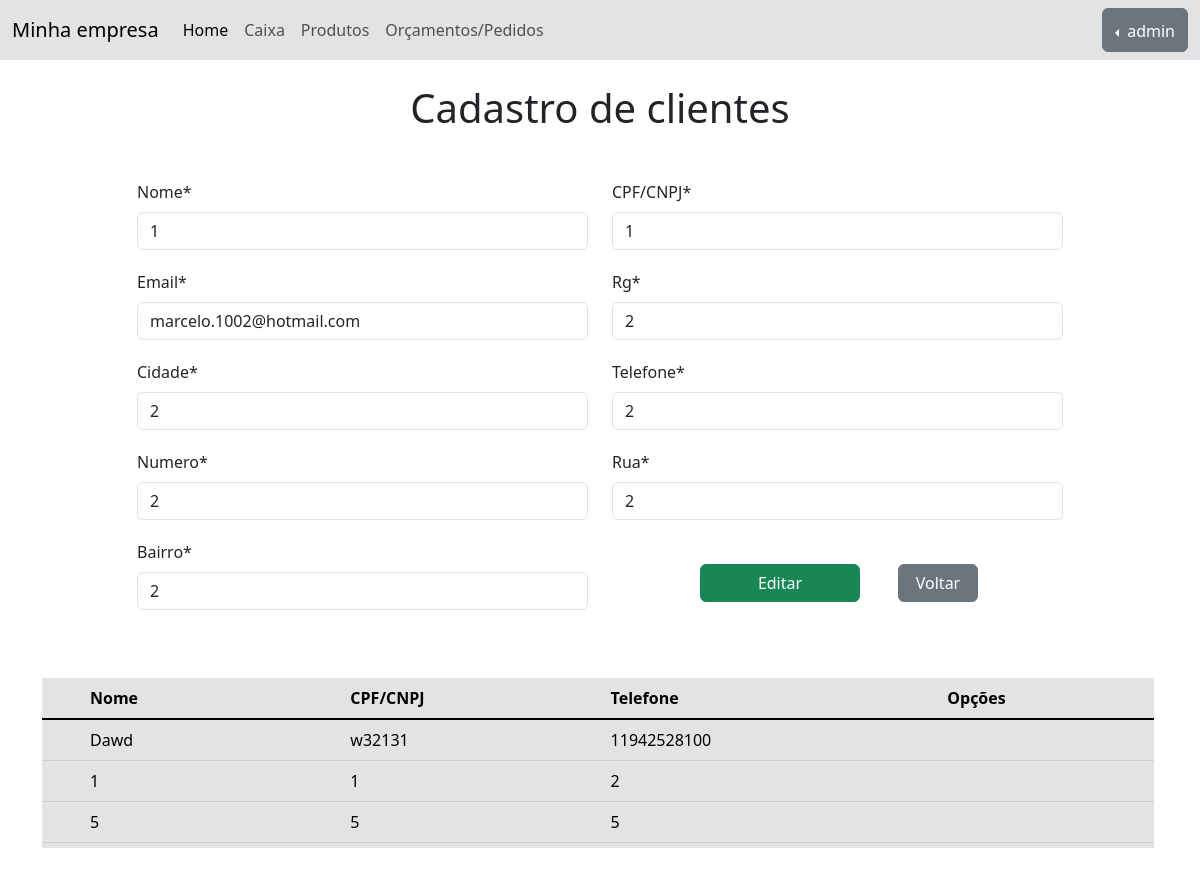
The app's page /clientes/update_cliente/6 (signed in) with its own data.
### clientes/models.py (models this page shows, shortened)
class Cliente(models.Model):
    nome = models.CharField(max_length=50)
    cpf = models.CharField(max_length=11, verbose_name='CPF/CNPJ')
    email = models.EmailField(max_length=50, null=True)
    rg = models.CharField(max_length=20, null=True)
    cidade = models.CharField(max_length=25)
    telefone = models.CharField(max_length=20)
    numero = models.IntegerField()
    rua = models.CharField(max_length=60, null=True)
    bairro = models.CharField(max_length=20)

### clientes/views.py (the view)
# urls.py: path('update_cliente/<int:pk>', ClienteUpdate.as_view(), name="update_cliente"),
class ClienteUpdate(LoginRequiredMixin, UpdateView, ListView):
    model = Cliente
    form_class = ClienteForm
    template_name = 'cadastrar_cliente.html'
    success_url = reverse_lazy('cadastrar_cliente')
    def get_context_data(self, **kwargs):
        context = super().get_context_data(**kwargs)
        submitCliente = 'Editar'
        context['submitCliente'] = submitCliente
        return context

### clientes/templates/cadastrar_cliente.html (shortened to what this page needs)
{% extends 'bases/base.html' %} {% load static %} {% load crispy_forms_tags %} {% block 'head' %}
<link href="{% static 'clientes/css/clientes.css' %}" rel="stylesheet"> {% endblock %} {% block 'buttons' %}
<div class="collapse navbar-collapse" id="navbarNav">
    <ul class="navbar-nav">
        <li class="nav-item">
            <a class="nav-link active" aria-current="page" href="{% url 'home' %}">Home</a>
        </li>
        <li class="nav-item">
            <a class="nav-link" href="#">Caixa</a>
        </li>
        <li class="nav-item">
            <a class="nav-link" href="{% url 'tabela_produtos' %}">Produtos</a>
        </li>
        <li class="nav-item">
            <a class="nav-link" href="#">Orçamentos/Pedidos</a>
        </li>
    </ul>
</div>
{% endblock %} {% block 'body' %}
<div class="container pb-5">
    <div class="display-6 text-center mb-5 mt-4">Cadastro de clientes</div>
    <form action="" method="POST">
        {% csrf_token %} {% crispy form %}
    </form>
    <div class="row mt-5">
        <div class="table-responsive scrollbar pe-3">
            <table class="table table-secondary">
                <thead>
                    <tr>
                        <th class="ps-lg-5 ps-md-4">Nome</th>
                        <th>CPF/CNPJ</th>
                        <th>Telefone</th>
                        <th>Opções</th>
                    </tr>
                </thead>
                <tbody class="table-group-divider">
                    {% for cliente in object_list %}
                    <tr>
                        <td class="ps-lg-5 ps-md-4">{{ cliente.nome | title }}</td>
                        <td>{{ cliente.cpf }}</td>
                        <td>{{ cliente.telefone }}</td>
                        <td>
                        </td>
                    </tr>
                    {% empty %}
                    <tr>
                        <td colspan="4">Nenhum campo registrado</td>
                    </tr>
                    {% endfor %}
                </tbody>
            </table>
        </div>
    </div>
</div>
{% endblock %}

### templates/bases/base.html (shortened to what this page needs)
{% load static %}
<!DOCTYPE html>
<html lang="pt-BR">
<head>
    <link href="{% static 'geral/css/base.css' %}" rel="stylesheet">
    <link href="https://cdn.jsdelivr.net/npm/bootstrap@5.3.0/dist/css/bootstrap.min.css" rel="stylesheet">
    {% block 'head' %}{% endblock %}
</head>
<body>
    <nav class="navbar navbar-expand-lg bg-secondary-subtle">
        <div class="container-fluid">
            <a class="navbar-brand" href="{% url 'home' %}">Minha empresa</a>
             {% block 'buttons' %} {% endblock %}
        </div>
        {% block 'perfil' %}
        <div id="desktop-profile" class="container-fluid justify-content-end">
            <div class="btn-group dropstart">
                <button type="button" class="btn btn-secondary dropdown-toggle" data-bs-toggle="dropdown" aria-expanded="false">
              {{ request.user }}
            </button>
            </div>
        </div>
        {% endblock %}
    </nav>
    {% block 'body' %}{% endblock %}
</body>
</html>

### templates/static/geral/css/base.css (style rules this page uses)
* { margin: 0; padding: 0; }
a, button { text-decoration: none !important; }
input { margin-bottom: 20px !important; }
.scrollbar { overflow-y: scroll; height: 170px; }

### templates/static/clientes/css/clientes.css (style rules this page uses)
.submit-cliente { width: 160px !important; }
@media (min-width: 992px) { .submit-cliente { margin-left: 40px; } }
@media (min-width: 1200px) { .submit-cliente { margin-left: 40px; } }
.voltar { width: 80px; }

### records on screen
Cliente: nome "1", cpf "1", email "marcelo.1002@hotmail.com", rg "2", cidade "2", telefone "2", numero "2", rua "2", bairro "2"
Cliente: nome "Dawd", cpf "w32131", telefone "11942528100"
Cliente: nome "5", cpf "5", telefone "5"

### other values on screen
{{ request.user }} "admin"
